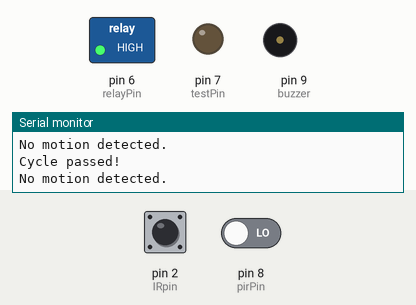
The sketch below on a simulated Arduino Uno, built with avr-gcc and run on an emulated ATmega328P. On the bench: switched loads named in the sketch (green lamp = pin HIGH), output pins drawn as LEDs (lit = HIGH), buzzer (waves = sounding), the last lines printed to the serial monitor. Inputs (shaded band) come from the test bench; at power-on: pin 2 (IRpin) HIGH, pin 8 (pirPin) LOW.

Above: at 1.2 s.
1.3 s: pin 2 (IRpin) pulled LOW for 1.1 s
At 2.8 s:
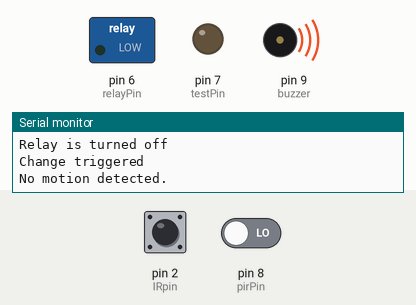
4.5 s: pin 8 (pirPin) driven HIGH
6.5 s: pin 2 (IRpin) pulled LOW for 3.2 s
At 10.8 s:
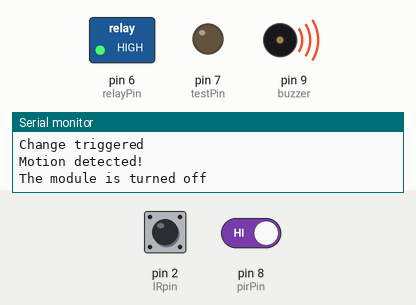
11.5 s: pin 2 (IRpin) driven LOW
At 12.6 s:
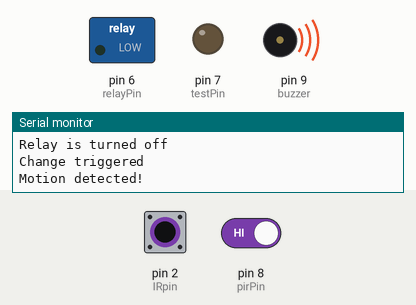
15.6 s: pin 2 (IRpin) driven HIGH
At 17.7 s:
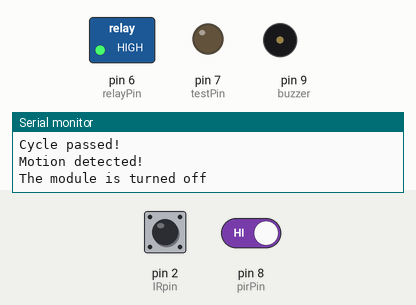
Timing chart, 0 to 19.2 s (numbered marks = the images above; inputs shaded):
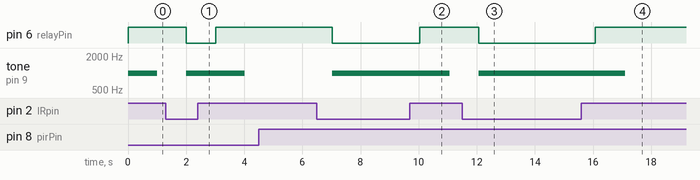

The sketch:

buzzerSensot.ino
```cpp
// Set the pin number where the PIR motion sensor is connected
int IRpin = 2;
int pirPin = 8;
int buzzer = 9;
int relayPin = 6;
int testPin = 7;
int previousState;
// Set the delay time for detecting no motion (in milliseconds)
int noMotionDelay = 1000; // 5 seconds


void setup() {
  // Initialize serial communication at 9600 bits per second
  Serial.begin(9600);
  // Set the PIR motion sensor pin as input
  pinMode(buzzer, OUTPUT); // Set buzzer - pin 9 as an output
pinMode(IRpin, INPUT_PULLUP);
  pinMode(pirPin, INPUT);
  pinMode(relayPin, OUTPUT);
  pinMode(testPin, OUTPUT);

}

void loop() {
  // Read the value of the PIR motion sensor
  int pirValue = digitalRead(pirPin);

  if(previousState != digitalRead(IRpin)){
    tone(buzzer, 1000);
    if(digitalRead(IRpin) == HIGH){
      digitalWrite(relayPin, HIGH);
      Serial.println("Relay is turned on");
    }else{
         digitalWrite(relayPin, LOW);
           Serial.println("Relay is turned off");
    }
     previousState = digitalRead(IRpin);
    Serial.println("Change triggered");

  }
  // If the PIR motion sensor detects motion, print a message to the serial monitor
  if (pirValue == HIGH) {
     Serial.println("Motion detected!");
    if(digitalRead(IRpin) == LOW){
    tone(buzzer, 1000);
    }else{
      Serial.println("The module is turned off");
    }
  }
  else {
      Serial.println("No motion detected.");
  }

  // Delay for 100 milliseconds

delay(1000);
noTone(buzzer);

Serial.println("Cycle passed!");

}
```

Measured:
- after the input at 1.3 s, pin 6 (relayPin): HIGH → LOW after 0.70 s, → HIGH 1.0 s later; tone on pin 9 (buzzer): silent → 1000 Hz after 0.70 s, → silent 2.0 s later
- after the input at 6.5 s, pin 6 (relayPin): HIGH → LOW after 0.52 s, → HIGH 3.0 s later; tone on pin 9 (buzzer): silent → 1000 Hz after 0.52 s, → silent 4.0 s later
- after the input at 11.5 s, pin 6 (relayPin): HIGH → LOW after 0.56 s; tone on pin 9 (buzzer): silent → 1000 Hz after 0.56 s
- after the input at 15.6 s, pin 6 (relayPin): LOW → HIGH after 0.47 s; tone on pin 9 (buzzer): 1000 Hz → silent after 1.5 s
